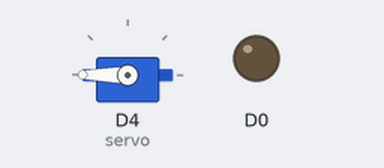
Bench run of a sketch on a simulated ESP8266 (NodeMCU). Parts: servo, output pins drawn as LEDs (lit = HIGH).

Above: at 0.05 s.
Timing chart, 0 to 4.6 s (numbered marks = the images above):
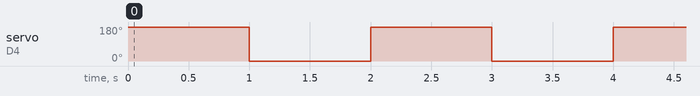

Measured:
- by itself, servo on D4 (servo): alternates 180° for 1.0 s and 0° for 1.0 s

The sketch:

servobasic.ino
```cpp
#include <Servo.h>

Servo servo;//make 1 servo object to use

void setup() {

pinMode(D0,OUTPUT);
  servo.attach(D4);

}

void loop() {
  servo.write(180);
  delay(1000);

  servo.write(0);
  delay(1000);
}
```
